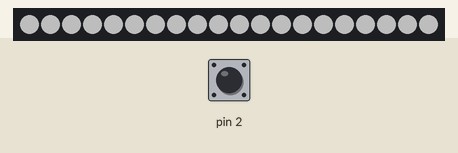
Bench run of a program on a simulated Arduino Uno, built with avr-gcc and run on an emulated ATmega328P. Parts: 20 RGB LEDs in strip order, left to right. The inputs (shaded band) are chosen by the test bench; at power-on: pin 2 HIGH. Dim RGB values are drawn brighter than linear.

Above: at 1.2 s.
1.3 s: pin 2 pulled LOW for 1 s
At 3.2 s:
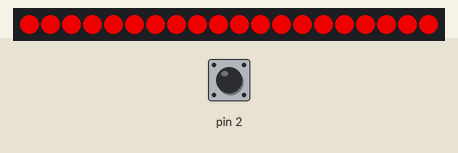
3.8 s: pin 2 pulled LOW for 3.2 s
At 7.8 s:
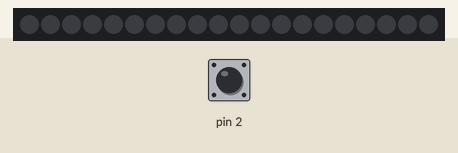
8.5 s: pin 2 pulsed LOW 5 times (0.12 s each, 0.3 s apart)
At 9.68 s:
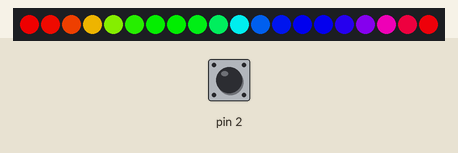
11.5 s: pin 2 pulled LOW for 0.15 s
13.2 s: pin 2 pulled LOW for 1 s
At 14.8 s:
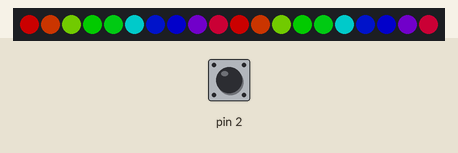
Timing chart, 0 to 16.3 s (numbered marks = the images above; inputs shaded):
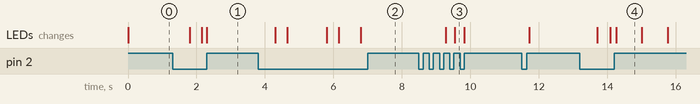

The program:

main.cpp
```cpp
#include <Arduino.h>
#include <ButtonManager.h>
#include <AdaFruit.h>
#include <Scheduler.h>

#include "ActionEnum.h"

ButtonManager button;
AdaFruit adaFruit;
Scheduler scheduler;
ACTION action = NOTHING;
bool isButtonBeingHeld = false;
unsigned long initWaitTime = 0;
bool Modify_1_flagSet = false;
bool Modify_2_flagSet = false;

void setup() {
  Serial.begin(9600);
}

void loop() {
    action = button.determineAction();
    delay(1);


    switch (action)
    {
        case NOTHING:
        adaFruit.fillStrip();
        break;
    case NEXT:
        if (!button.isPressed()) {
            adaFruit.nextColor();
        }
        break;
    case UNIQUE_MODIFIER:
        adaFruit.triggerModiferSignal(UNIQUE_MODIFIER);
        if (!button.isPressed()) {
            adaFruit.setUniqueModifier();
        }
        break;
    case BREATH_MODIFIER:
        adaFruit.triggerModiferSignal(BREATH_MODIFIER);
        if (!button.isPressed()) {
            adaFruit.setBreathModifier();
        }
        break;
    case STROBE_MODIFIER:
        adaFruit.triggerModiferSignal(STROBE_MODIFIER);
        if (!button.isPressed()) {
            adaFruit.setStrobeModifier();
        }
        break;
    case SHUTDOWN:
        adaFruit.shutDown();
        while(!button.isPressed());
        break;
    default:
        break;
    }
}
```

ActionEnum.h
```cpp
#ifndef ACTION_ENUM_H
#define ACTION_ENUM_H

enum ACTION {NOTHING, NEXT, UNIQUE_MODIFIER, BREATH_MODIFIER, STROBE_MODIFIER, SHUTDOWN};

#endif
```

Measured:
- after the input at 1.3 s, the LEDs: first change after 0.50 s (image 1 shows a later state)
- after the input at 3.8 s, the LEDs: change after 0.50 s (image 2)
- after the input at 8.5 s, the LEDs: first change after 0.79 s (image 3 shows a later state)
- after the input at 13.2 s, the LEDs: first change after 0.50 s (image 4 shows a later state)
- what the display in image 4 shows lasts 0.7 s, from 14.3 s to 15.0 s
